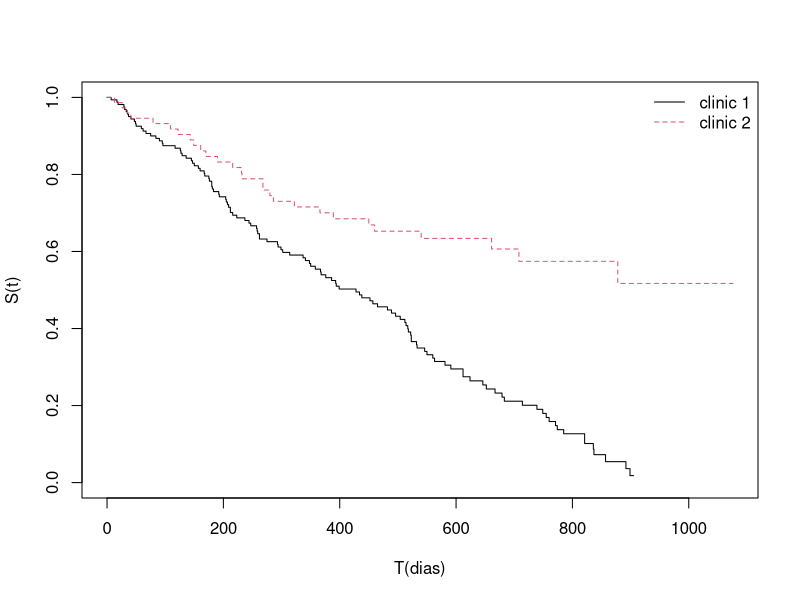

This chart was generated by the following R code:
## ---- chunk 1
#| echo: fenced
library(survival)
library(readxl)
dados <- read_xlsx("heroina.xlsx", col_names = TRUE )
summary(dados)
## ---- chunk 2
#| echo: fenced
nrow(dados)
sum(complete.cases(dados))
## ---- chunk 3
#| echo: fenced
TFAExp <- survreg(Surv(survt, status) ~ clinic + prison + dose,
                   dist = "exponential", 
                   data=dados)
summary(TFAExp)
## ---- chunk 4
TFAExp1 <- survreg(Surv(survt, status) ~ clinic + dose,
                   dist = "exponential", 
                   data=dados)
summary(TFAExp1)
# H0: beta de prison=0  H1: beta de prison diferente de zero
TRVe <- 2*(TFAExp$loglik - TFAExp1$loglik)
pchisq(TRVe,1, lower.tail = F)
anova(TFAExp, TFAExp1, test="Chisq")
## ---- chunk 5
library(MASS)
TFAExp1 <- stepAIC(TFAExp, trace = FALSE)
summary(TFAExp1)
## ---- chunk 6
#| echo: fenced
ajusteKM <- survfit(Surv(survt, status) ~ clinic, data = dados)
plot(ajusteKM, xlab="T(dias)",ylab="S(t)", lty=1:2, col = 1:2) 
legend("topright", bty = "n", lty = 1:2, col = 1:2,
legend = sprintf("clinic %d", 1:2))
## ---- chunk 7
#| echo: fenced
coefExp <- coef(TFAExp1)
exp(coefExp[2])
exp(coefExp[3])
exp(coefExp[4])
## ---- chunk 8
#| echo: fenced
novosdados <- data.frame(clinic = c("1", "2"),
                         prison = c(0, 0), dose = c(60, 60))
previs <- predict(TFAExp1, type = "quantile", newdata = novosdados, p = 0.5)
previs
## ---- chunk 9
previs[2]/previs[1]
## ---- chunk 10
previs <- predict(TFAExp1, type = "quantile", 
                  newdata = novosdados, p = 0.7)
previs

## ---- chunk 11
previs[2]/previs[1]
